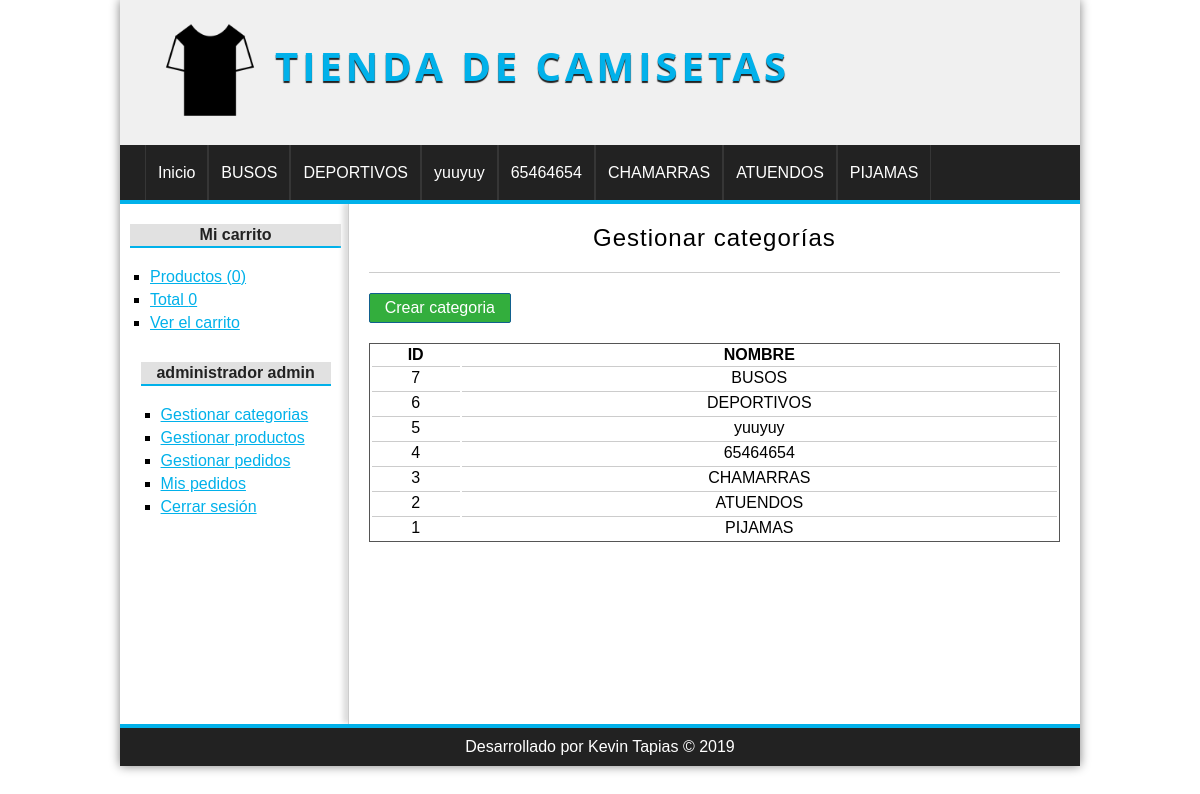
Screenshot of /categoria/index (signed in) with the database file from the repository.
### tables this page shows
CREATE TABLE `categorias` (
  `idcategoria` int(11) NOT NULL,
  `nombre` varchar(45) NOT NULL
);

### config/db.php (called while the page is built)
<?php
class Database{
    public static function connect(){
        $db = new mysqli(
            "localhost",
            "root",
            "",
            "tiendamaster"
        );
        $db->query("SET NAMES 'utf8'");
        return $db;
    }
}

### helpers/utils.php (called while the page is built, shortened)
<?php
    require_once 'models/categoria.php';
    class Utils{
        public static function showCategorias(){
            $categoria = new Categoria();
            $categorias = $categoria->listar();
            return $categorias;
        }
    }
?>

### models/categoria.php (called while the page is built, shortened)
<?php
    class Categoria{
        private   $db;
        public  function __construct(){
            $this->db  =  Database::connect();
        }
        public function listar(){
            $categorias = $this->db->query("SELECT * FROM categorias ORDER BY idcategoria DESC");
            return $categorias;
        }
    }
?>

### controllers/CategoriaController.php (called while the page is built, shortened)
<?php
require_once 'models/categoria.php';
class categoriaController{
    public function index(){
        $categoria = new Categoria();
        require_once 'views/categoria/index.php';
    }
}

### views/categoria/index.php (the view)
<h1>Gestionar categorías</h1>
<a href="<?=base_url?>/categoria/crear" class="button button-small">
    Crear categoria
</a>
<table>
    <tr>
        <th> ID</th>
        <th> NOMBRE</th>
    </tr>
<?php
$categorias = $categoria->listar();
while($cat =  $categorias->fetch_object()): ?>
    <tr>
        <td> <?= $cat->idcategoria ?></td>
        <td> <?= $cat->nombre ?></td>
    </tr>
<?php endwhile; ?>
</table>

### views/layout/header.php (shortened to what this page needs)
<?php
 require_once 'helpers/utils.php';
?>
<!DOCTYPE html>
<html lang="es">
<head>
    <link rel="stylesheet" href="<?=base_url?>assets/css/styles.css">
</head>
<body>
    <div id="container">
        <header id="header">
            <div id="logo">
                <img src="<?=base_url?>assets/camisa.png" alt="camiseta">
                <a href="<?=base_url?>">
                Tienda de Camisetas</a>
            </div>
        </header>
        <?php $categorias =  Utils::showCategorias() ?>
        <nav id="menu">
            <ul>
                <li>
                    <a href="<?=base_url?>">Inicio</a>
                </li>
            <?php while($cat = $categorias->fetch_object()): ?>
                <li>
                    <a href="<?=base_url?>categoria/ver&id=<?=$cat->idcategoria?>"><?=$cat->nombre?></a>
                </li>
              <?php endwhile;?>
            </ul>
        </nav>
        <div id="content">

### assets/css/styles.css (style rules this page uses)
* { padding: 0px; margin: 0px; font-family: sans-serif, Arial, Helvetica; }
a { color: #01b1EA; }
#container { width: 80%; margin: 0px auto; box-shadow: 0px 0px 10px gray; background: white; }
#header { height: 145px; background: #F0F0F0; height: 145px; }
#logo { float: left; padding: 20px; margin-left: 20px; }
#logo img { float: left; height: 100px; }
#logo a { float: left; font-size: 40px; letter-spacing: 4px; font-family: 'Open Sans', Arial, Helvetica, sans-serif; text-transform: uppercase; color: #01B1EA; font-weight: bold; text-decoration: none; margin-top: 18px; margin-left: 15px; text-shadow: 0px 2px 1px #222; transition: all 300ms; }
#menu { clear: both; background: #222; color: white; height: 55px; border-bottom: 4px solid #01B1EA; }
#menu ul { list-style: none; text-decoration: none; margin: 0px auto; margin-left: 25px; }
#menu ul li { line-height: 55px; float: left; border-right: 1px solid #363636; }
#menu a { display: block; color: white; text-decoration: none; padding-left: 12px; padding-right: 12px; transition: all 200ms; }
#menu a:first-child { border-left: 1px solid #363636; }
#content { margin:0px auto; overflow: hidden; background: white; }
input[type="button"], input[type="submit"], button, .button { display:block; border-radius: 2px; width: auto; padding:5px; padding-left: 10px; padding-right: 10px; color: white; background: #2979CD; border: 1px solid #11608E; cursor: pointer; }
.button { background: #33AE3D; color: white !important; text-decoration: none; }
.button-small { width: 120px; text-align: center; margin-bottom: 20px; }
#central h1 { font-size: 24px; text-align: center; font-weight: normal; letter-spacing: 1px; border-bottom: 1px solid #ccc; margin-bottom :20px; padding: 20px; }
table { width: 100%; border: 1px solid #555; text-align: center; }
table td { border-top: 1px solid #ccc; padding: 2px; }

### rows the page displays
categorias: nombre "BUSOS", idcategoria "7"
categorias: nombre "DEPORTIVOS", idcategoria "6"
categorias: nombre "yuuyuy", idcategoria "5"
categorias: nombre "65464654", idcategoria "4"
categorias: nombre "CHAMARRAS", idcategoria "3"
categorias: nombre "ATUENDOS", idcategoria "2"
categorias: nombre "PIJAMAS", idcategoria "1"

### other values shown
$stats['count'] "0"
$stats['total'] "0"
$_SESSION['identity']->nombre "administrador"
$_SESSION['identity']->apellidos "admin"
